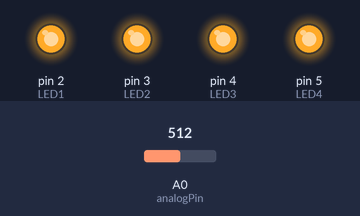
The sketch below on a simulated Arduino Uno, built with avr-gcc and run on an emulated ATmega328P. On the bench: output pins drawn as LEDs (lit = HIGH). Dashed ring = blinking. The test bench sets the inputs (shaded band); at power-on: A0 (analogPin) = 512.

Above: at 1.2 s.
1.3 s: A0 (analogPin) set to 315
2.8 s: A0 (analogPin) set to 289
At 3.3 s:
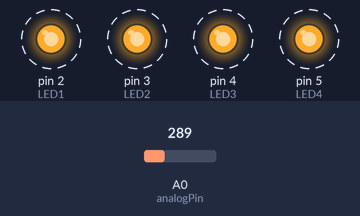
5.8 s: A0 (analogPin) set to 306
At 7.2 s:
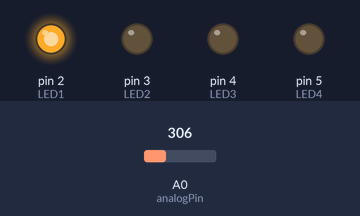
7.5 s: A0 (analogPin) set to 122
At 7.6 s:
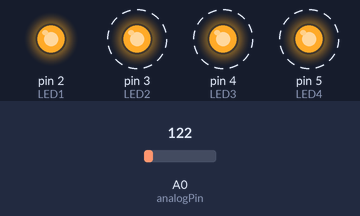
10.5 s: A0 (analogPin) set to 511
At 10.6 s:
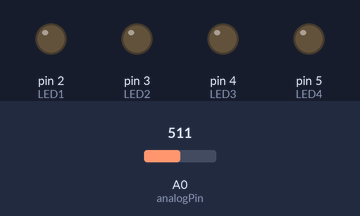
Timing chart, 0 to 13.0 s (numbered marks = the images above; inputs shaded):
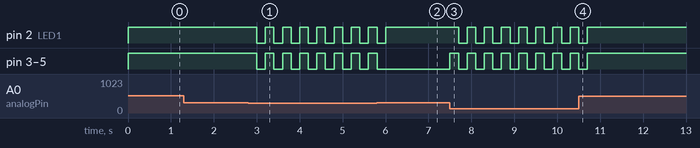

Measured:
- the behaviour switches between 297 and 296 on A0 (analogPin) (found by bisection; images 0 and 1)
- after the input at 1.3 s, every drawn part: stays the same
- after the input at 2.8 s, pin 2 (LED1), pin 3 (LED2), pin 4 (LED3), pin 5 (LED4): alternates HIGH for 0.20 s and LOW for 0.20 s, starting after 0.20 s
- after the input at 5.8 s, pin 2 (LED1): goes on until 6.0 s, then stays HIGH; pin 3 (LED2), pin 4 (LED3), pin 5 (LED4): goes on until 5.8 s, then stays LOW
- after the input at 7.5 s, pin 2 (LED1): alternates HIGH for 0.20 s and LOW for 0.20 s, starting after 0.20 s; pin 3 (LED2), pin 4 (LED3), pin 5 (LED4): alternates HIGH for 0.20 s and LOW for 0.20 s, starting at once
- after the input at 10.5 s, pin 2 (LED1), pin 3 (LED2), pin 4 (LED3), pin 5 (LED4): goes on until 10.7 s, then stays HIGH

The sketch:

VoltageReaderBarGraph.ino
```cpp
//reading Voltage varibles
const int analogPin = A0;
const float referenceVoltage = 5.0;
const float voltageDividerRatio = 2.0;

//LED varibles
int LED1 = 2;
int LED2 = 3;
int LED3 = 4;
int LED4 = 5;


void setup() {
//Varibles to pins
  pinMode(LED1, OUTPUT);
  pinMode(LED2, OUTPUT);
  pinMode(LED3, OUTPUT);
  pinMode(LED4, OUTPUT);

   //Serial.begin(9600);    To print voltage on monitor


}

void loop() {
  // put your main code here, to run repeatedly:
  int raw = analogRead(analogPin);
  float measuredVoltage = (raw / 1023.0) * referenceVoltage;
  float batteryVoltage = measuredVoltage * voltageDividerRatio;

  if(batteryVoltage > 4.45 ){
    digitalWrite(LED1, HIGH);
    digitalWrite(LED2, HIGH);
    digitalWrite(LED3, HIGH);
    digitalWrite(LED4, HIGH);
  }
  else if(batteryVoltage > 3.9 && batteryVoltage < 4.45){
    digitalWrite(LED1, HIGH);
    digitalWrite(LED2, HIGH);
    digitalWrite(LED3, HIGH);

  }
  else if(batteryVoltage > 3.35 && batteryVoltage < 3.9){
    digitalWrite(LED1, HIGH);
    digitalWrite(LED2, HIGH);
  }
  else if(batteryVoltage > 2.9 && batteryVoltage < 3.35){
    digitalWrite(LED1, HIGH);
  }
  else {
    digitalWrite(LED1, HIGH);
    digitalWrite(LED2, HIGH);
    digitalWrite(LED3, HIGH);
    digitalWrite(LED4, HIGH);
    delay(200);
    digitalWrite(LED1, LOW);
    digitalWrite(LED2, LOW);
    digitalWrite(LED3, LOW);
    digitalWrite(LED4, LOW);
    delay(200);

  }

  //Serial.print("Battery Voltage: ");
  //Serial.print(batteryVoltage);         To print voltage on monitor
  //Serial.print(" V");

 //delay(1000);

}
```
